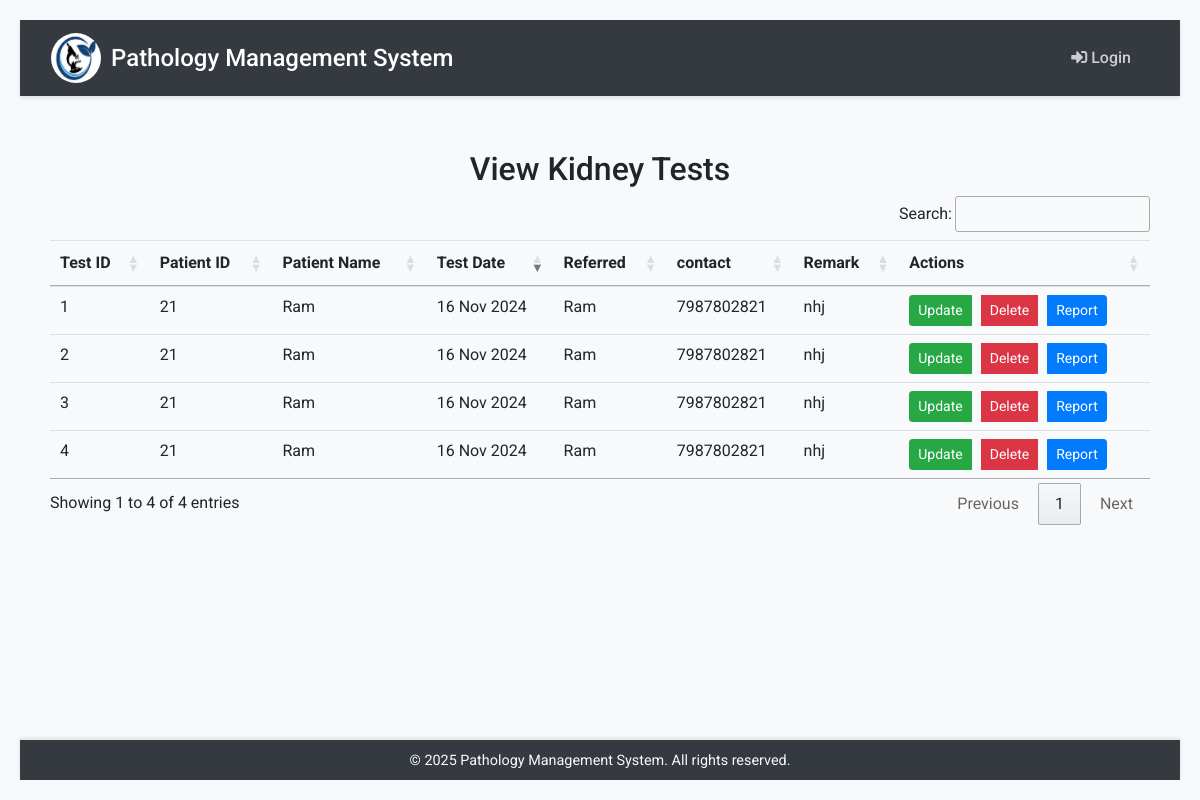
Page /viewkidney/ on the committed database.
### pathoapp/models.py (models this page shows, shortened)
class Kidney(models.Model):
    patient = models.ForeignKey(PatientMaster, on_delete=models.CASCADE)
    test_id = models.IntegerField(primary_key=True)  # Primary key for the test
    test_date = models.DateField(default=datetime.now)  # Automatically sets the current date
    doctor = models.ForeignKey(Doctor, on_delete=models.CASCADE, null=True, blank=True)  # Add this field
    bloodurea = models.DecimalField(max_digits=5, decimal_places=2, null=True, blank=True)
    serumcreatinine = models.DecimalField(max_digits=5, decimal_places=2, null=True, blank=True)
    bun = models.DecimalField(max_digits=5, decimal_places=2, null=True, blank=True)
    uricacid = models.DecimalField(max_digits=5, decimal_places=2, null=True, blank=True)
    other_test = models.CharField(max_length=100, null=True, blank=True)
    result = models.CharField(max_length=100, null=True, blank=True)
    normal_value = models.CharField(max_length=100, null=True, blank=True)
    remarks = models.CharField(max_length=100, null=True, blank=True)
    patientname = models.CharField(max_length=100)
    age = models.IntegerField()
    gender = models.CharField(max_length=10)
    mobile = models.CharField(max_length=15)
    email = models.EmailField()

class PatientMaster(models.Model):
    patientid = models.IntegerField(primary_key=True)
    patientname = models.CharField(max_length=100)  # Renamed 'name' to 'patientname'
    recondate = models.DateField()  # Recommended date for the patient
    age = models.IntegerField()
    GENDER_CHOICES = [
        ('MALE', 'Male'),
        ('FEMALE', 'Female'),
        ('OTHER', 'Other'),
    ]
    gender = models.CharField(max_length=10, choices=GENDER_CHOICES, default='MALE')
    mobile = models.CharField(max_length=15)
    email = models.EmailField()
    address = models.CharField(max_length=255)
    refbydoctor = models.ForeignKey(Doctor, on_delete=models.SET_NULL, null=True, blank=True)

class Doctor(models.Model):
    doctorname = models.CharField(max_length=255, primary_key=True)  # Field for doctor's name
    email = models.EmailField(max_length=254)  # Field for doctor's email address
    def __str__(self):
        return self.doctorname

### pathoapp/views.py (the view)
# urls.py: path('viewkidney/', views.viewkidney, name='viewkidney'),
def viewkidney(request):
    kidney_tests = Kidney.objects.all()
    return render(request, 'pathoapp/viewkidney.html', {
        'kidney_tests': kidney_tests
    })

### pathoapp/templates/pathoapp/viewkidney.html (shortened to what this page needs)
{% extends "pathoapp/base.html" %}
{% load static %}
{% block content %}
<div class="container" style="margin-top:30px">
    <h2 class="text-center">View Kidney Tests</h2>
    <table id="kidneyTestsTable" class="table table-hover">
        <thead>
            <tr>
                <th>Test ID</th>
                <th>Patient ID</th>
                <th>Patient Name</th>
                <th>Test Date</th>
                <th>Referred</th>
                <th>contact</th>
                <th>Remark</th>
                <th>Actions</th>
            </tr>
        </thead>
        <tbody>
            {% for test in kidney_tests %}
            <tr>
                <td>{{ test.test_id }}</td>
                <td>{{ test.patient_id }}</td>
                <td>{{ test.patient.patientname }}</td>
                <td>{{ test.test_date|date:"d M Y" }}</td>
                <td>{{ test.patient.refbydoctor }}</td>
                <td>{{ test.patient.mobile}}</td>
                <td>{{ test.remarks }}</td>
                <td>
                    <div class="btn-group" role="group" aria-label="Actions">
                        <a href="{% url 'updatekidney' test.test_id %}" class="btn btn-success btn-sm" style="margin-right: 10px;">Update</a>
                        <a href="#"
                            onclick="confirmDelete('{{ test.test_id }}'); return false;"
                            class="btn btn-danger btn-sm" style="margin-right: 10px;">Delete</a>
                            <a href="{% url 'kidney_report' test.test_id %}" class="btn btn-primary btn-sm" >Report</a>
                    </div>
                </td>
            </tr>
            {% endfor %}
        </tbody>
    </table>
</div>
{% endblock %}

### pathoapp/static/css/mystyle.css (style rules this page uses)
body { font-family: 'Roboto', sans-serif; background-color: rgb(158, 196, 234); display: flex; justify-content: center; align-items: center; min-height: 100vh; margin: 0; padding: 20px; }
body { font-family: 'Roboto', sans-serif; background-color:rgb(158, 196, 234); display: flex; justify-content: center; align-items: center; min-height: 100vh; margin: 0; }
body { font-family: 'Roboto', sans-serif; background-color: #f8f9fa; display: flex; flex-direction: column; min-height: 100vh; margin: 0; }
.container { max-width: 1200px; margin: 0 auto; padding: 0 15px; }

### rows in the picture
Kidney: test_id "1", patient_id "21", patient.patientname "Ram", test_date "16 Nov 2024", patient.refbydoctor "Ram", patient.mobile "7987802821", remarks "nhj"
Kidney: test_id "2", patient_id "21", patient.patientname "Ram", test_date "16 Nov 2024", patient.refbydoctor "Ram", patient.mobile "7987802821", remarks "nhj"
Kidney: test_id "3", patient_id "21", patient.patientname "Ram", test_date "16 Nov 2024", patient.refbydoctor "Ram", patient.mobile "7987802821", remarks "nhj"
Kidney: test_id "4", patient_id "21", patient.patientname "Ram", test_date "16 Nov 2024", patient.refbydoctor "Ram", patient.mobile "7987802821", remarks "nhj"
